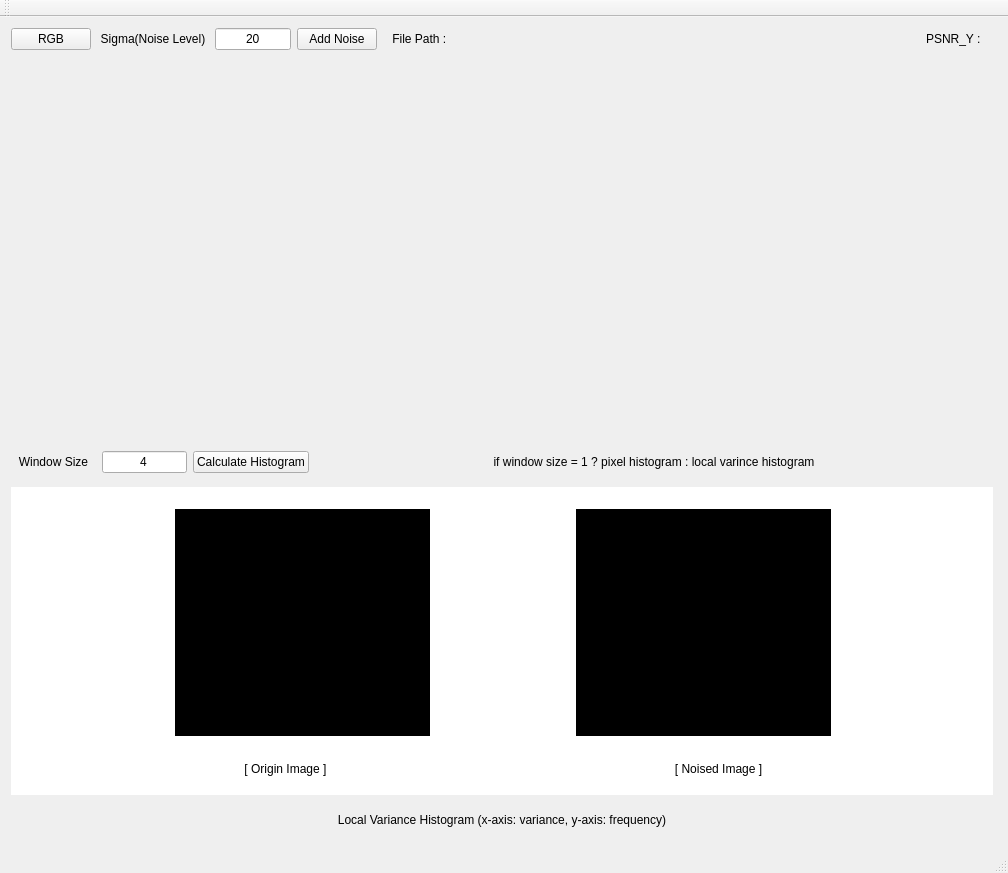
<?xml version="1.0" encoding="UTF-8"?>
<ui version="4.0">
 <class>NoiseAnalyzer</class>
 <widget class="QMainWindow" name="NoiseAnalyzer">
  <property name="geometry">
   <rect>
    <x>0</x>
    <y>0</y>
    <width>1008</width>
    <height>873</height>
   </rect>
  </property>
  <property name="windowTitle">
   <string>HManalyzer</string>
  </property>
  <widget class="QWidget" name="centralWidget">
   <layout class="QVBoxLayout" name="verticalLayout_3">
    <item>
     <layout class="QVBoxLayout" name="verticalLayout">
      <item>
       <layout class="QHBoxLayout" name="horizontalLayout_2" stretch="1,1,1,2,1,6,0,0">
        <item>
         <widget class="QPushButton" name="componentButton">
          <property name="text">
           <string>RGB</string>
          </property>
         </widget>
        </item>
        <item>
         <widget class="QLabel" name="label_2">
          <property name="text">
           <string> Sigma(Noise Level) </string>
          </property>
          <property name="alignment">
           <set>Qt::AlignCenter</set>
          </property>
         </widget>
        </item>
        <item>
         <widget class="QLineEdit" name="siamaValue">
          <property name="text">
           <string>20</string>
          </property>
          <property name="alignment">
           <set>Qt::AlignCenter</set>
          </property>
         </widget>
        </item>
        <item>
         <widget class="QPushButton" name="noisepushButton">
          <property name="enabled">
           <bool>true</bool>
          </property>
          <property name="maximumSize">
           <size>
            <width>80</width>
            <height>16777215</height>
           </size>
          </property>
          <property name="text">
           <string>Add Noise</string>
          </property>
         </widget>
        </item>
        <item>
         <widget class="QLabel" name="label">
          <property name="text">
           <string>File Path : </string>
          </property>
          <property name="alignment">
           <set>Qt::AlignCenter</set>
          </property>
         </widget>
        </item>
        <item>
         <widget class="QLabel" name="labelFilePath">
          <property name="font">
           <font>
            <family>Arial</family>
           </font>
          </property>
          <property name="text">
           <string/>
          </property>
          <property name="textFormat">
           <enum>Qt::AutoText</enum>
          </property>
          <property name="textInteractionFlags">
           <set>Qt::LinksAccessibleByMouse|Qt::TextSelectableByKeyboard|Qt::TextSelectableByMouse</set>
          </property>
         </widget>
        </item>
        <item>
         <widget class="QLabel" name="pnsrLabel">
          <property name="text">
           <string>PSNR_Y : </string>
          </property>
         </widget>
        </item>
        <item>
         <widget class="QLabel" name="psnrText">
          <property name="text">
           <string/>
          </property>
         </widget>
        </item>
       </layout>
      </item>
      <item>
       <layout class="QHBoxLayout" name="horizontalLayout">
        <item>
         <widget class="MainPaintWidget" name="mainPaintWidget" native="true">
          <property name="minimumSize">
           <size>
            <width>300</width>
            <height>380</height>
           </size>
          </property>
          <property name="font">
           <font>
            <family>굴림</family>
           </font>
          </property>
          <property name="styleSheet">
           <string notr="true"/>
          </property>
         </widget>
        </item>
        <item>
         <widget class="MainPaintWidget" name="mainPaintWidget_post" native="true"/>
        </item>
       </layout>
      </item>
     </layout>
    </item>
    <item>
     <layout class="QVBoxLayout" name="verticalLayout_2" stretch="1,8,1">
      <property name="topMargin">
       <number>1</number>
      </property>
      <property name="rightMargin">
       <number>4</number>
      </property>
      <property name="bottomMargin">
       <number>1</number>
      </property>
      <item>
       <layout class="QHBoxLayout" name="horizontalLayout_4" stretch="1,1,1,8">
        <item>
         <widget class="QLabel" name="label_4">
          <property name="text">
           <string>Window Size</string>
          </property>
          <property name="alignment">
           <set>Qt::AlignCenter</set>
          </property>
         </widget>
        </item>
        <item>
         <widget class="QLineEdit" name="windowSizeText">
          <property name="text">
           <string>4</string>
          </property>
          <property name="alignment">
           <set>Qt::AlignCenter</set>
          </property>
         </widget>
        </item>
        <item>
         <widget class="QPushButton" name="calAddHistogram">
          <property name="text">
           <string>Calculate Histogram</string>
          </property>
         </widget>
        </item>
        <item>
         <widget class="QLabel" name="label_5">
          <property name="text">
           <string>if window size = 1 ? pixel histogram : local varince histogram</string>
          </property>
          <property name="alignment">
           <set>Qt::AlignCenter</set>
          </property>
         </widget>
        </item>
       </layout>
      </item>
      <item>
       <layout class="QHBoxLayout" name="horizontalLayout_3">
        <item>
         <widget class="QWidget" name="widget" native="true">
          <property name="styleSheet">
           <string notr="true">background-color: rgb(255, 255, 255);</string>
          </property>
          <layout class="QVBoxLayout" name="verticalLayout_5">
           <item>
            <layout class="QVBoxLayout" name="verticalLayout_4" stretch="8,1">
             <item>
              <widget class="QWidget" name="widget_2" native="true">
               <property name="layoutDirection">
                <enum>Qt::RightToLeft</enum>
               </property>
               <layout class="QGridLayout" name="gridLayout_2">
                <item row="0" column="2">
                 <widget class="QLabel" name="NoisedHist">
                  <property name="maximumSize">
                   <size>
                    <width>255</width>
                    <height>16777215</height>
                   </size>
                  </property>
                  <property name="styleSheet">
                   <string notr="true">background-color: rgb(0, 0, 0);</string>
                  </property>
                  <property name="text">
                   <string/>
                  </property>
                 </widget>
                </item>
                <item row="0" column="3">
                 <widget class="QLabel" name="OriginHist">
                  <property name="maximumSize">
                   <size>
                    <width>255</width>
                    <height>16777215</height>
                   </size>
                  </property>
                  <property name="layoutDirection">
                   <enum>Qt::LeftToRight</enum>
                  </property>
                  <property name="styleSheet">
                   <string notr="true">background-color: rgb(0, 0, 0);</string>
                  </property>
                  <property name="text">
                   <string/>
                  </property>
                 </widget>
                </item>
               </layout>
              </widget>
             </item>
             <item>
              <layout class="QHBoxLayout" name="horizontalLayout_6">
               <item>
                <widget class="QLabel" name="label_8">
                 <property name="text">
                  <string>               [ Origin Image ]</string>
                 </property>
                 <property name="alignment">
                  <set>Qt::AlignCenter</set>
                 </property>
                </widget>
               </item>
               <item>
                <widget class="QLabel" name="label_9">
                 <property name="text">
                  <string>[ Noised Image ]               </string>
                 </property>
                 <property name="alignment">
                  <set>Qt::AlignCenter</set>
                 </property>
                </widget>
               </item>
              </layout>
             </item>
            </layout>
           </item>
          </layout>
         </widget>
        </item>
       </layout>
      </item>
      <item>
       <widget class="QLabel" name="label_3">
        <property name="text">
         <string>Local Variance Histogram (x-axis: variance, y-axis: frequency)</string>
        </property>
        <property name="alignment">
         <set>Qt::AlignCenter</set>
        </property>
       </widget>
      </item>
     </layout>
    </item>
   </layout>
  </widget>
  <widget class="QMenuBar" name="menuBar">
   <property name="geometry">
    <rect>
     <x>0</x>
     <y>0</y>
     <width>1008</width>
     <height>21</height>
    </rect>
   </property>
  </widget>
  <widget class="QToolBar" name="mainToolBar">
   <attribute name="toolBarArea">
    <enum>TopToolBarArea</enum>
   </attribute>
   <attribute name="toolBarBreak">
    <bool>false</bool>
   </attribute>
  </widget>
  <widget class="QStatusBar" name="statusBar"/>
 </widget>
 <layoutdefault spacing="6" margin="11"/>
 <customwidgets>
  <customwidget>
   <class>MainPaintWidget</class>
   <extends>QWidget</extends>
   <header>MainPaintWidget.h</header>
   <container>1</container>
  </customwidget>
 </customwidgets>
 <resources/>
 <connections/>
</ui>
